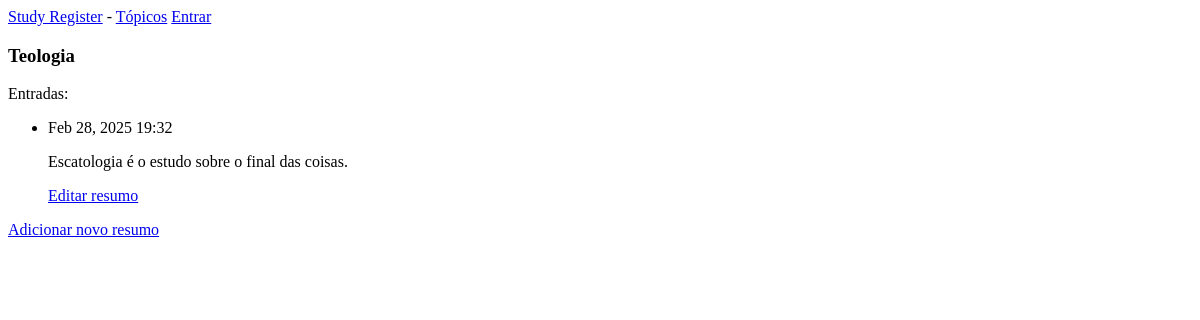
Before: /topics/2/ with the older database file.
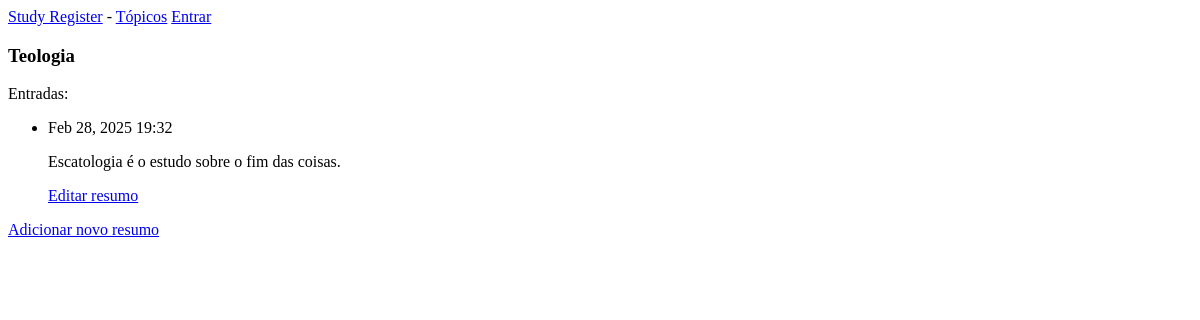
After: the same page with the newer database file.
### study_register/models.py (models this page shows, shortened)
class Entry(models.Model):
    topic = models.ForeignKey(Topic, on_delete=models.CASCADE)
    text = models.TextField()
    date_added = models.DateTimeField(auto_now_add=True)
    class Meta:
        verbose_name_plural = 'entries'

### study_register/views.py (the view)
# urls.py: path('topics/<topic_id>/', views.topic, name='topic'),
def topic(request, topic_id):
    topic = Topic.objects.get(id = topic_id)
    entries = topic.entry_set.order_by('-date_added')
    context = {'topic': topic, 'entries': entries}
    return render(request, 'study_register/topic.html', context)

### study_register/models.py (called while the page is built)
    def __str__(self):
        return self.text

### study_register/templates/study_register/topic.html
{% extends "study_register/base.html" %}
{% block content %}
    <h3>{{ topic }}</h3>
    <p>Entradas: </p>
    <ul>
        {% for entry in entries %}
            <li>
                <p> {{ entry.date_added | date:'M d, Y H:i'}} </p>
                <p> {{ entry.text | linebreaks }} </p>
                <p>
                    <a href="{% url 'edit_entry' entry.id %}">Editar resumo</a>
                </p>
            </li>
        {% empty %}
            <li>Não há resumos registrados. </li>
        {% endfor %}
    </ul>
    <p>
        <a href="{% url 'new_entry' topic.id %}">Adicionar novo resumo</a>
    </p>
{% endblock content %}

Changed rows visible on the page:
changed Entry: text "Escatologia é o estudo sobre o final das coisas." → "Escatologia é o estudo sobre o fim das coisas."
